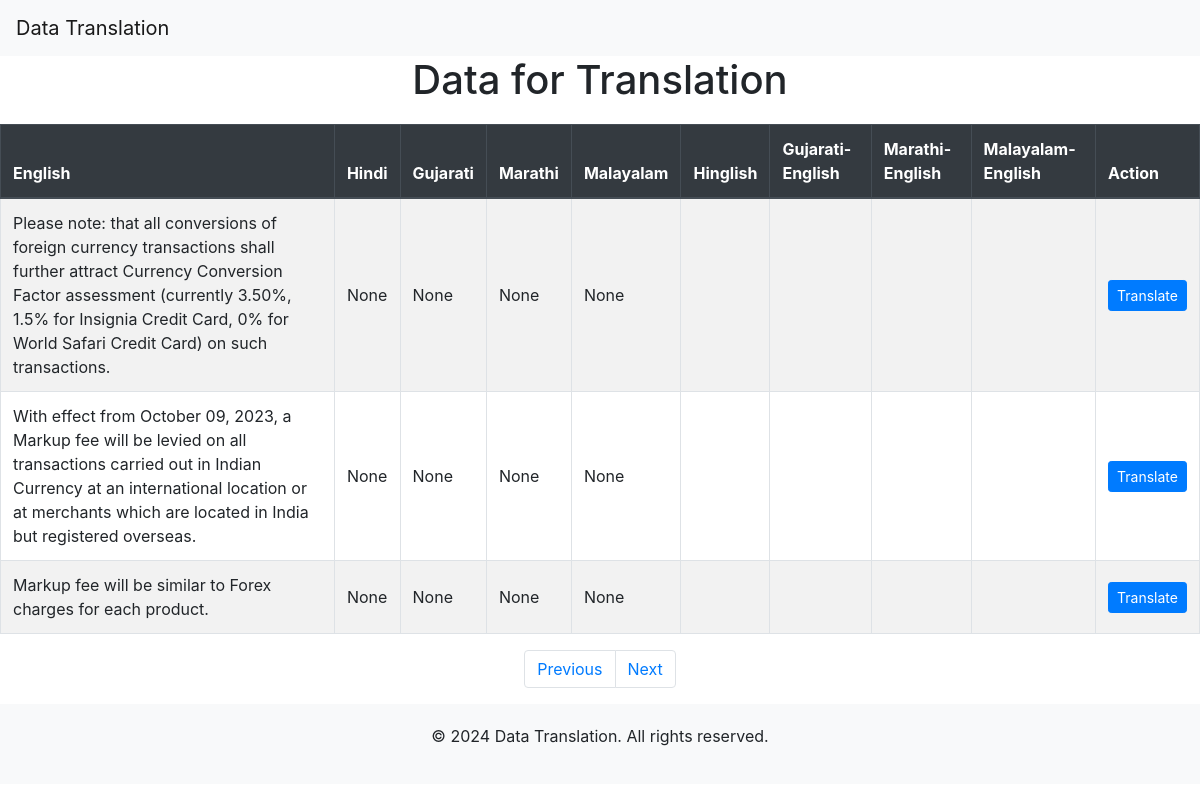
Screenshot of /myapp/display/6/ with the database file from the repository.
### myapp/models.py (models this page shows, shortened)
class ExtractedData(models.Model):
    uploaded_image = models.ForeignKey(UploadedImage, on_delete=models.CASCADE)
    extracted_data = models.TextField(default = [])
    hindi = models.TextField(null=True, blank=True)
    gujarati = models.TextField(null=True, blank=True)
    marathi = models.TextField(null=True, blank=True)
    malayalam = models.TextField(null=True, blank=True)
    class Meta:
        verbose_name = "ExtractedData"
        verbose_name_plural = "ExtractedData"

### myapp/views.py (the view)
# urls.py: path('display/<int:image_id>/', display_data, name='display_data'),
def display_data(request, image_id):
    extracted_data = ExtractedData.objects.filter(uploaded_image_id=image_id)
    return render(request, 'myapp/display_data.html', {'extracted_data': extracted_data})

### myapp/templates/myapp/display_data.html (shortened to what this page needs)
<!DOCTYPE html>
<html lang="en">
<head>
    <link href="https://maxcdn.bootstrapcdn.com/bootstrap/4.5.2/css/bootstrap.min.css" rel="stylesheet">
</head>
<body>
    <nav class="navbar navbar-expand-lg navbar-light bg-light fixed-top">
        <a class="navbar-brand" href="#">Data Translation</a>
    </nav>
    <div class="container" style="padding-right: 0px !important;padding-left: 0px !important;max-width: fit-content;">
        <h1 class="text-center">Data for Translation</h1>
        <div class="table-responsive">
            <table class="table table-striped table-bordered table-hover">
                <thead class="thead-dark">
                    <tr>
                        <th>English</th>
                        <th>Hindi</th>
                        <th>Gujarati</th>
                        <th>Marathi</th>
                        <th>Malayalam</th>
                        <th>Hinglish</th>
                        <th>Gujarati-English</th>
                        <th>Marathi-English</th>
                        <th>Malayalam-English</th>
                        <th>Action</th>
                    </tr>
                </thead>
                <tbody>
                    {% for data in extracted_data %}
                    <tr>
                        <td>{{ data.extracted_data }}</td>
                        <td>{{ data.hindi }}</td>
                        <td>{{ data.gujarati }}</td>
                        <td>{{ data.marathi }}</td>
                        <td>{{ data.malayalam }}</td>
                        <td>{{ data.hinglish }}</td>
                        <td>{{ data.gujarati_english }}</td>
                        <td>{{ data.marathi_english }}</td>
                        <td>{{ data.malayalam_english }}</td>
                        <td><a class="btn btn-primary btn-sm" href="{% url 'translate' data.id %}">Translate</a></td>
                    </tr>
                    {% endfor %}
                </tbody>
            </table>
        </div>
        <nav aria-label="Page navigation">
            <ul class="pagination">
                <li class="page-item"><a class="page-link" href="#">Previous</a></li>
                <li class="page-item"><a class="page-link" href="#">Next</a></li>
            </ul>
        </nav>
    </div>
    <footer>
        <div class="container">
            <p>&copy; 2024 Data Translation. All rights reserved.</p>
        </div>
    </footer>
</body>
</html>

### myapp/templates/myapp/display_data.html (style rules this page uses)
body { padding-top: 56px; }
.table th, .table td { vertical-align: middle; }
h1 { margin-bottom: 20px; }
footer { background: #f8f9fa; padding: 20px 0; text-align: center; }
.pagination { justify-content: center; }

### rows the page displays
ExtractedData: extracted_data "Please note: that all conversions of foreign currency transactions shall further attract Currency Conversion Factor assessment (currently 3.50%, 1.5% for Insignia Credit Card, 0% for World Safari Credit Card) on such transactions.", hindi "None", gujarati "None", marathi "None", malayalam "None"
ExtractedData: extracted_data "With effect from October 09, 2023, a Markup fee will be levied on all transactions carried out in Indian Currency at an international location or at merchants which are located in India but registered overseas.", hindi "None", gujarati "None", marathi "None", malayalam "None"
ExtractedData: extracted_data "Markup fee will be similar to Forex charges for each product.", hindi "None", gujarati "None", marathi "None", malayalam "None"
